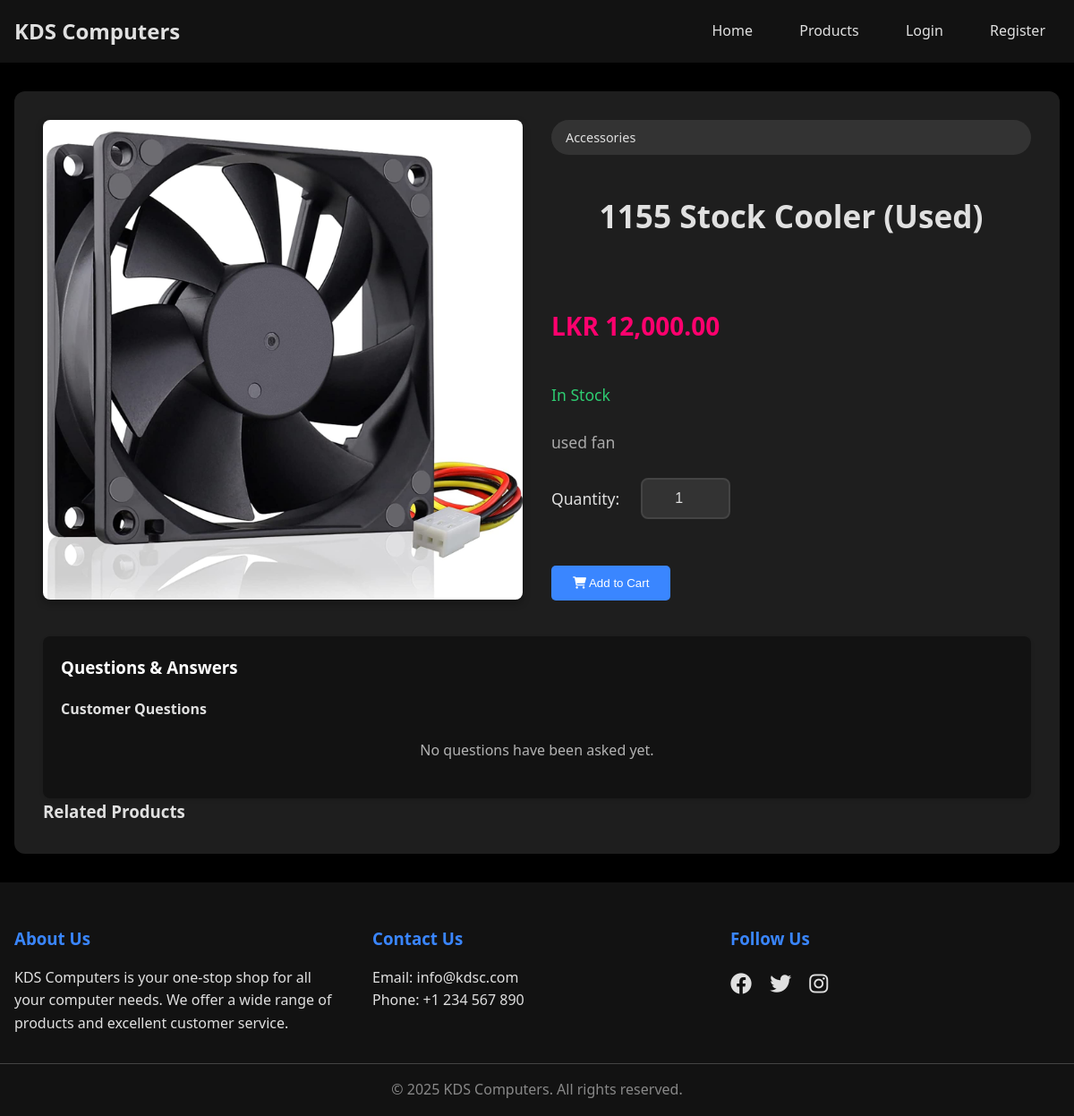
Screenshot of /product-detail.php?id=3 with the database file from the repository.
### tables this page shows
CREATE TABLE IF NOT EXISTS `products` (
  `id` int(11) NOT NULL,
  `category_id` int(11) DEFAULT NULL,
  `name` varchar(200) NOT NULL,
  `description` text,
  `price` decimal(10,2) NOT NULL,
  `stock` int(11) NOT NULL DEFAULT '0',
  `image_url` varchar(255) DEFAULT NULL,
  `created_at` timestamp NOT NULL DEFAULT CURRENT_TIMESTAMP
);

CREATE TABLE IF NOT EXISTS `categories` (
  `id` int(11) NOT NULL,
  `name` varchar(100) NOT NULL,
  `description` text
);

### config.php (called while the page is built, shortened)
<?php
function isLoggedIn() {
    return isset($_SESSION['user_id']);
}
?>

### product-detail.php (the view, shortened to what this page needs)
<?php
require_once 'config.php';
require_once 'qa.php';
$product_id = isset($_GET['id']) ? (int)$_GET['id'] : 0;
$stmt = $conn->prepare("
    SELECT p.*, c.name as category_name
    FROM products p
    LEFT JOIN categories c ON p.category_id = c.id
    WHERE p.id = ?");
$stmt->execute([$product_id]);
$product = $stmt->fetch(PDO::FETCH_ASSOC);
?>
<!DOCTYPE html>
<html lang="en">
<head>
    <link rel="stylesheet" href="css/style.css">
    <link rel="stylesheet" href="https://cdnjs.cloudflare.com/ajax/libs/font-awesome/6.0.0/css/all.min.css">
</head>
<body>
    <header>
        <nav>
            <div class="logo">
                <h1>KDS Computers</h1>
            </div>
            <div class="nav-links">
                <a href="index.php">Home</a>
                <a href="products.php">Products</a>
                <?php if (isLoggedIn()): ?>
                    <a href="cart.php"><i class="fas fa-shopping-cart"></i> Cart</a>
                    <a href="logout.php">Logout</a>
                <?php else: ?>
                    <a href="login.php">Login</a>
                    <a href="register.php">Register</a>
                <?php endif; ?>
            </div>
        </nav>
    </header>
    <main class="admin-container">
        <div class="product-detail">
            <div class="product-info">
                <img src="<?php echo htmlspecialchars($product['image_url']); ?>" alt="<?php echo htmlspecialchars($product['name']); ?>">
                <div class="product-details">
                    <div class="product-category"><?php echo htmlspecialchars($product['category_name']); ?></div>
                    <h2><?php echo htmlspecialchars($product['name']); ?></h2>
                    <p class="price">LKR <?php echo number_format($product['price'], 2); ?></p>
                    <p class="stock <?php echo $product['stock'] > 0 ? 'in-stock' : ''; ?>">
                        <?php echo $product['stock'] > 0 ? 'In Stock' : 'Out of Stock'; ?>
                    </p>
                    <p class="description"><?php echo nl2br(htmlspecialchars($product['description'])); ?></p>
                    <?php if ($product['stock'] > 0): ?>
                        <form method="POST" action="cart.php" class="add-to-cart-form">
                            <div class="quantity-selector">
                                <label for="quantity">Quantity:</label>
                                <input type="number" id="quantity" name="quantity" value="1" min="1" max="<?php echo $product['stock']; ?>">
                            </div>
                            <br><br>
                            <button type="submit" class="btn btn-primary btn-large">
                                <i class="fas fa-shopping-cart"></i> Add to Cart
                            </button>
                        </form>
                    <?php endif; ?>
                </div>
            </div>
            <div class="qa-section" id="qa-section">
                <h3 style="color: #fff;">Questions & Answers</h3>
                <div class="qa-list">
                    <h4>Customer Questions</h4>
                    <?php
                    $stmt = $conn->prepare("
                        SELECT
                            q.id as qa_id,
                            q.question,
                            q.question_date,
                            q.answer,
                            q.answer_date,
                            u1.username as asker_name,
                            u2.username as answerer_name
                        FROM qa q
                        JOIN users u1 ON q.user_id = u1.id
                        LEFT JOIN users u2 ON q.answerer_id = u2.id
                        WHERE q.product_id = ?
                        ORDER BY q.question_date DESC
                    ");
                    $stmt->execute([$product_id]);
                    $questions = $stmt->fetchAll(PDO::FETCH_ASSOC);
                    if (empty($questions)): ?>
                        <p class="no-questions">No questions have been asked yet.</p>
                    <?php endif; ?>
                </div>
            </div>
            <div class="related-products">
                <h3>Related Products</h3>
            </div>
        </div>
    </main>
    <footer>
        <div class="footer-content">
            <div class="footer-section">
                <h3>About Us</h3>
                <p>KDS Computers is your one-stop shop for all your computer needs. We offer a wide range of products and excellent customer service.</p>
            </div>
            <div class="footer-section">
                <h3>Contact Us</h3>
                <p>Email: info@kdsc.com</p>
                <p>Phone: +1 234 567 890</p>
            </div>
            <div class="footer-section">
                <h3>Follow Us</h3>
                <div class="social-links">
                    <a href="#"><i class="fab fa-facebook"></i></a>
                    <a href="#"><i class="fab fa-twitter"></i></a>
                    <a href="#"><i class="fab fa-instagram"></i></a>
                </div>
            </div>
        </div>
        <div class="footer-bottom">
            <p>&copy; <?php echo date('Y'); ?> KDS Computers. All rights reserved.</p>
        </div>
    </footer>
</body>
</html>

### css/style.css (style rules this page uses)
:root { --primary-color: #121212; --secondary-color: #3a86ff; --accent-color: #ff006e; --text-color: #e0e0e0; --dark-gray: #1e1e1e; --medium-gray: #333333; --light-gray: #444444; --hover-color: #2a2a2a; }
* { margin: 0; padding: 0; box-sizing: border-box; }
body { font-family: 'Segoe UI', Tahoma, Geneva, Verdana, sans-serif; line-height: 1.6; color: var(--text-color); background-color: black; }
header { background-color: var(--primary-color); padding: 1rem 0; position: sticky; top: 0; z-index: 100; box-shadow: 0 4px 6px rgba(0, 0, 0, 0.5); }
nav { max-width: 1200px; margin: 0 auto; display: flex; justify-content: space-between; align-items: center; padding: 0 1rem; }
.logo h1 { color: var(--text-color); font-size: 1.5rem; }
.nav-links a { color: var(--text-color); text-decoration: none; padding: 0.5rem 1rem; margin-left: 1rem; transition: color 0.3s; border-radius: 4px; }
h2 { text-align: center; margin-bottom: 2rem; color: var(--text-color); }
.price { color: var(--accent-color); font-size: 1.2rem; font-weight: bold; margin: 1rem 0; }
footer { background-color: var(--primary-color); color: var(--text-color); padding: 3rem 0 1rem; box-shadow: 0 -4px 6px rgba(0, 0, 0, 0.2); }
.footer-content { max-width: 1200px; margin: 0 auto; display: grid; grid-template-columns: repeat(auto-fit, minmax(250px, 1fr)); gap: 2rem; padding: 0 1rem; }
.footer-section h3 { margin-bottom: 1rem; color: var(--secondary-color); }
.footer-section a { color: var(--text-color); text-decoration: none; display: block; margin-bottom: 0.5rem; transition: color 0.3s; }
.social-links a { display: inline-block; margin-right: 1rem; font-size: 1.5rem; transition: transform 0.3s; }
.footer-bottom { text-align: center; margin-top: 2rem; padding-top: 1rem; border-top: 1px solid var(--light-gray); color: #888; }
.admin-container { max-width: 1200px; margin: 2rem auto; padding: 0 1rem; }
.btn { display: inline-block; padding: 0.75rem 1.5rem; border: none; border-radius: 5px; cursor: pointer; text-decoration: none; transition: all 0.3s; }
.btn-primary { background-color: var(--secondary-color); color: white; }
.qa-section { margin-top: 30px; padding: 20px; background-color: #121212; border-radius: 8px; box-shadow: 0 2px 4px rgba(0,0,0,0.1); }
.qa-section h3 { margin-bottom: 20px; color: #333; }
.qa-list { margin-top: 20px; }
.product-detail { margin: 2rem 0; padding: 2rem; background-color: var(--dark-gray); border-radius: 12px; box-shadow: 0 4px 10px rgba(0, 0, 0, 0.4); }
.product-info { display: grid; grid-template-columns: 1fr 1fr; gap: 2rem; margin-bottom: 2rem; }
.product-info img { width: 100%; border-radius: 8px; box-shadow: 0 4px 8px rgba(0, 0, 0, 0.3); transition: transform 0.3s ease; }
.product-details { display: flex; flex-direction: column; gap: 1.5rem; }
.product-category { display: inline-block; padding: 0.5rem 1rem; background-color: var(--medium-gray); border-radius: 20px; font-size: 0.9rem; color: var(--text-color); margin-bottom: 1rem; }
.product-details h2 { color: var(--text-color); font-size: 2.2rem; font-weight: 600; }
.price { font-size: 1.75rem; font-weight: 600; color: var(--accent-color); }
.stock { font-size: 1.1rem; color: #ff6b6b; font-weight: 500; }
.stock.in-stock { color: #2ecc71; }
.description { line-height: 1.8; color: #aaa; font-size: 1.1rem; }
.quantity-selector { display: flex; gap: 1.5rem; align-items: center; }
.quantity-selector label { font-size: 1.1rem; color: var(--text-color); font-weight: 500; }
.quantity-selector input { width: 100px; padding: 0.75rem; background-color: var(--medium-gray); border: 2px solid var(--light-gray); border-radius: 8px; text-align: center; font-size: 1rem; transition: border-color 0.3s ease; color: var(--text-color); }

### product-detail.php (style rules this page uses)
.qa-section { margin-top: 40px; padding: 20px; background: #121212; border-radius: 8px; box-shadow: 0 2px 4px rgba(0,0,0,0.1) color:#fff; }
.qa-list { margin-top: 20px; }
.no-questions { color: #b3b3b3; text-align: center; padding: 20px; }

### rows the page displays
products: image_url (picture), category.name "Accessories", name "1155 Stock Cooler (Used)", price "12,000.00", description "used fan"
